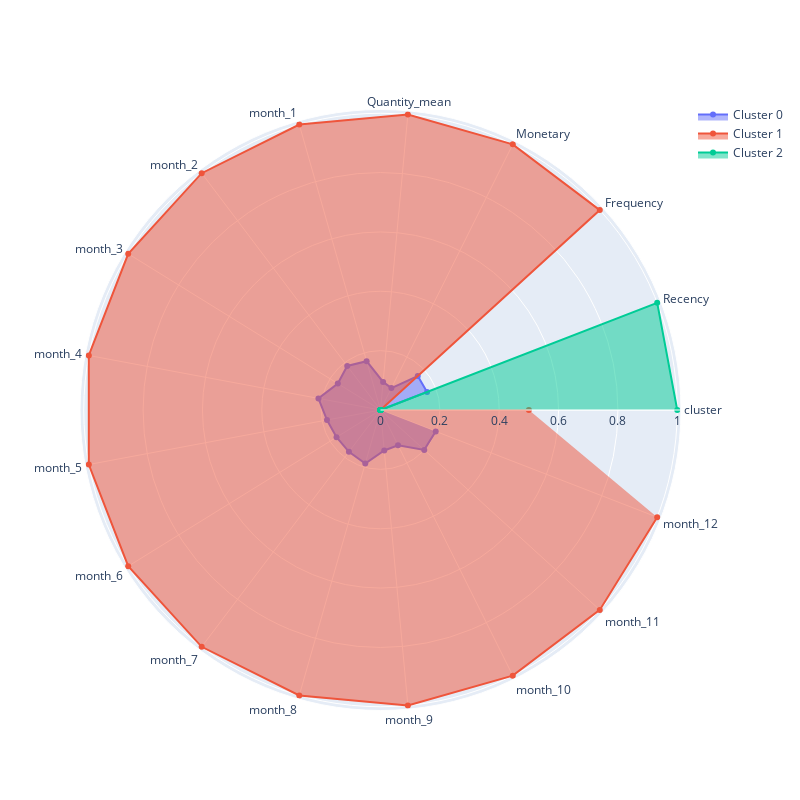

This figure's notebook cell:
### Markdown cell above
## 5.5. Визуализация и интерпретация результатов кластеризации

### Code cell
# выводим полярную диаграмму и RFM-таблицу, сгруппированную по средним значениям в кластерах

# группируем данные
rfmq_table_groupped_cluster = rfmq_table.groupby(['cluster'], as_index=False).agg({
    'Recency':'mean',
    'Frequency':'mean',
    'Monetary':'mean',
    'Quantity_mean':'mean',

    'month_1':'mean',
    'month_2':'mean',
    'month_3':'mean',
    'month_4':'mean',
    'month_5':'mean',
    'month_6':'mean',
    'month_7':'mean',
    'month_8':'mean',
    'month_9':'mean',
    'month_10':'mean',
    'month_11':'mean',
    'month_12':'mean',
})
# выводим диаграмму и данные
fig = plot_cluster_profile(rfmq_table_groupped_cluster, 3)
display(rfmq_table_groupped_cluster.sort_values(by='Recency'))

fig.write_html("plotly/diagram_4.html")
fig.write_image('plotly/img_4.svg')

### Figure 1 — Plotly figure (JSON) as saved in the notebook; plotly's stock layout.template omitted (floating-point values rounded to 4 significant figures)
{"data": [{"fill": "toself", "name": "Cluster 0", "r": [0, 0.1682, 0.17, 0.08237, 0.09503, 0.1709, 0.1861, 0.1691, 0.2128, 0.1834, 0.1743, 0.1765, 0.1874, 0.1371, 0.1326, 0.1996, 0.1996], "theta": ["cluster", "Recency", "Frequency", "Monetary", "Quantity_mean", "month_1", "month_2", "month_3", "month_4", "month_5", "month_6", "month_7", "month_8", "month_9", "month_10", "month_11", "month_12"], "type": "scatterpolar"}, {"fill": "toself", "name": "Cluster 1", "r": [0.5, 0, 1, 1, 1, 1, 1, 1.0, 1.0, 1.0, 1, 1, 1, 1, 1.0, 1, 1], "theta": ["cluster", "Recency", "Frequency", "Monetary", "Quantity_mean", "month_1", "month_2", "month_3", "month_4", "month_5", "month_6", "month_7", "month_8", "month_9", "month_10", "month_11", "month_12"], "type": "scatterpolar"}, {"fill": "toself", "name": "Cluster 2", "r": [1, 1.0, 0, 0, 0, 0, 0, 0, 0, 0, 0, 0, 0, 0, 0, 0, 0], "theta": ["cluster", "Recency", "Frequency", "Monetary", "Quantity_mean", "month_1", "month_2", "month_3", "month_4", "month_5", "month_6", "month_7", "month_8", "month_9", "month_10", "month_11", "month_12"], "type": "scatterpolar"}], "layout": {"autosize": false, "height": 800, "showlegend": true, "width": 800}}
